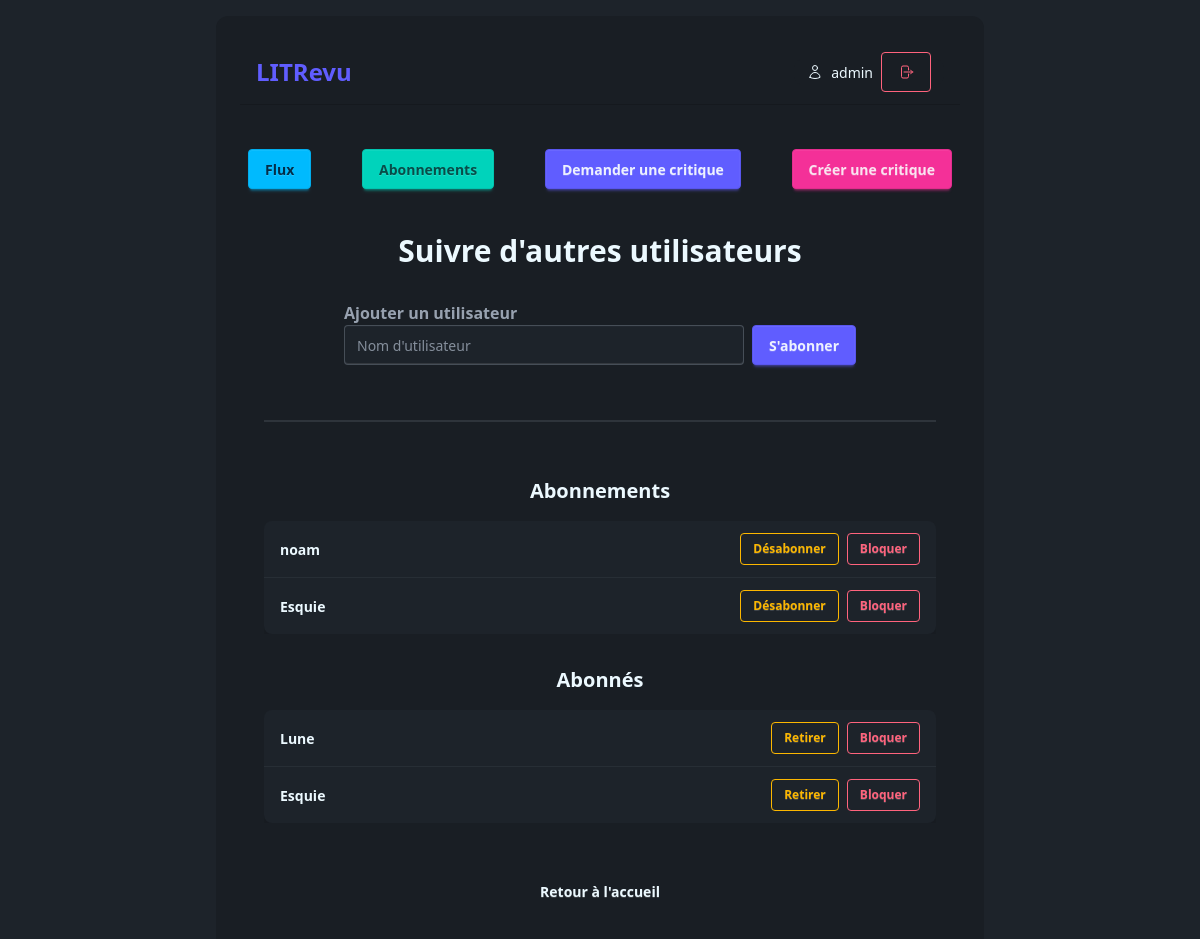
The app's page /follows/ (signed in) with its own data.
### authentication/models.py (models this page shows)
class User(AbstractUser):
    pass

### follows/models.py (models this page shows)
class UserFollows(models.Model):
    user = models.ForeignKey(
        to=settings.AUTH_USER_MODEL, on_delete=models.CASCADE, related_name="following"
    )
    followed_user = models.ForeignKey(
        to=settings.AUTH_USER_MODEL,
        on_delete=models.CASCADE,
        related_name="followed_by",
    )
    class Meta:
        constraints = [
            models.UniqueConstraint(
                fields=["user", "followed_user"], name="unique_user_follow"
            )
        ]

### follows/views.py (the view)
# urls.py: path('', views.follow_users, name='follow_users'),
@login_required
def follow_users(request):
    if request.method == "POST":
        form = FollowUserForm(request.POST)
        if form.is_valid():
            username = form.cleaned_data["username"]
            try:
                user_to_follow = User.objects.get(username=username)
                if user_to_follow == request.user:
                    messages.error(request, "Vous ne pouvez pas vous suivre vous-même.")
                elif UserBlocks.objects.filter(
                    user=user_to_follow, blocked_user=request.user
                ).exists():
                    messages.error(
                        request,
                        "Vous ne pouvez pas suivre cet utilisateur (vous avez été bloqué).",
                    )
                elif UserFollows.objects.filter(
                    user=request.user, followed_user=user_to_follow
                ).exists():
                    messages.warning(request, f"Vous suivez déjà {username}.")
                else:
                    UserFollows.objects.create(
                        user=request.user, followed_user=user_to_follow
                    )
                    messages.success(request, f"Vous suivez maintenant {username}.")
            except User.DoesNotExist:
                messages.error(request, "Cet utilisateur n'existe pas.")
            return redirect("follow_users")
    else:
        form = FollowUserForm()
    following = UserFollows.objects.filter(user=request.user)
    followers = UserFollows.objects.filter(followed_user=request.user)
    blocked_users = UserBlocks.objects.filter(user=request.user)
    return render(
        request,
        "follows/follow_users.html",
        {
            "form": form,
            "following": following,
            "followers": followers,
            "blocked_users": blocked_users,
        },
    )

### follows/forms.py (shortened to what this page needs)
class FollowUserForm(forms.Form):
    username = forms.CharField(
        label="Nom d'utilisateur",
        max_length=150,
        widget=forms.TextInput(
            attrs={
                "placeholder": "Nom d'utilisateur",
                "class": "input input-bordered w-full",
                "autocomplete": "off",
            }
        ),
    )

### follows/templates/follows/follow_users.html (shortened to what this page needs)
{% extends "base.html" %}
{% block content %}
<div class="flex flex-col items-center w-full p-6 gap-8">
    <h2 class="text-3xl font-bold text-center">Suivre d'autres utilisateurs</h2>
    <div class="w-full max-w-lg">
        <form method="post" class="flex w-full flex-col">
            <div class="flex gap-2 items-end">
                <div class="form-control w-full relative">
                    <label class="label">
                        <span class="label-text font-bold">Ajouter un utilisateur</span>
                    </label>
                    {{ form.username }}
                </div>
                <button type="submit" class="btn btn-primary">S'abonner</button>
            </div>
        </form>
    </div>
    <div class="divider"></div>
    <div class="w-full max-w-2xl">
        <h3 class="text-xl font-bold mb-4 text-center">Abonnements</h3>
        <div class="overflow-x-auto">
            <table class="table w-full bg-base-100 shadow-xl rounded-box">
                <tbody>
                    {% for follow in following %}
                    <tr class="hover">
                        <td class="font-bold">{{ follow.followed_user.username }}</td>
                        <td class="text-right flex gap-2 justify-end">
                            <form method="post" action="{% url 'unfollow_user' follow.followed_user.id %}">
                                <button type="submit" class="btn btn-sm btn-outline btn-warning">Désabonner</button>
                            </form>
                            <form method="post" action="{% url 'block_user' follow.followed_user.id %}"
                                onsubmit="return confirm('Voulez-vous vraiment bloquer cet utilisateur ?');">
                                <button type="submit" class="btn btn-sm btn-outline btn-error">Bloquer</button>
                            </form>
                        </td>
                    </tr>
                    {% empty %}
                    <tr>
                        <td colspan="2" class="text-center text-gray-500">Vous ne suivez personne pour le moment.</td>
                    </tr>
                    {% endfor %}
                </tbody>
            </table>
        </div>
    </div>
    <div class="w-full max-w-2xl">
        <h3 class="text-xl font-bold mb-4 text-center">Abonnés</h3>
        <div class="overflow-x-auto">
            <table class="table w-full bg-base-100 shadow-xl rounded-box">
                <tbody>
                    {% for follow in followers %}
                    <tr class="hover">
                        <td class="font-bold">{{ follow.user.username }}</td>
                        <td class="text-right flex gap-2 justify-end">
                            <form method="post" action="{% url 'remove_follower' follow.user.id %}"
                                onsubmit="return confirm('Voulez-vous vraiment retirer cet abonné ?');">
                                <button type="submit" class="btn btn-sm btn-outline btn-warning">Retirer</button>
                            </form>
                            <form method="post" action="{% url 'block_user' follow.user.id %}"
                                onsubmit="return confirm('Voulez-vous vraiment bloquer cet utilisateur ?');">
                                <button type="submit" class="btn btn-sm btn-outline btn-error">Bloquer</button>
                            </form>
                        </td>
                    </tr>
                    {% empty %}
                    <tr>
                        <td class="text-center text-gray-500">Personne ne vous suit pour le moment.</td>
                    </tr>
                    {% endfor %}
                </tbody>
            </table>
        </div>
    </div>
    <div class="mt-4">
        <a href="{% url 'home' %}" class="btn btn-ghost">Retour à l'accueil</a>
    </div>
</div>
{% endblock %}

### templates/base.html (shortened to what this page needs)
<!DOCTYPE html>
<html lang="en" data-theme="dark">
<head>
    <link href="https://cdn.jsdelivr.net/npm/daisyui@5" rel="stylesheet" type="text/css" />
    <script src="https://cdn.jsdelivr.net/npm/@tailwindcss/browser@4"></script>
    <link href="https://cdn.jsdelivr.net/npm/daisyui@5/themes.css" rel="stylesheet" type="text/css" />
</head>
<body>
    <div class="flex justify-center w-full">
        <div class="flex flex-col max-w-3xl w-full min-w-xs bg-base-200 rounded-xl sm:m-4 sm:p-6 p-0">
            {% if user.is_authenticated %}
            <div class="flex justify-between items-center w-full mb-6 p-4 border-b border-base-300 pb-4">
                <a href="{% url 'home' %}" class="text-2xl font-bold text-primary">LITRevu</a>
                <div class="badge badge-ghost gap-2 p-3">
                    {{ user.username }}
                    <a href="{% url 'logout' %}" class="btn btn-outline btn-error">
                    </a>
                </div>
            </div>
            <div class="flex justify-between max-w-4xl min-w-xs gap-2 items-center my-5 mx-2 sm:flex-row flex-col">
                <a href="{% url 'home' %}" class="btn btn-info w-full sm:w-auto max-w-100">Flux</a>
                <a href="{% url 'follow_users' %}" class="btn btn-accent w-full sm:w-auto max-w-100">Abonnements</a>
                <a href="{% url 'create_ticket' %}" class="btn btn-primary w-full sm:w-auto max-w-100">Demander une critique</a>
                <a href="{% url 'create_ticket_and_review' %}" class="btn btn-secondary w-full sm:w-auto max-w-100">Créer une critique</a>
            </div>
            {% endif %}
            <div class="w-full h-fit">
                {% block content %}
                {% endblock %}
            </div>
        </div>
    </div>
</body>
</html>

### records on screen
User: username "admin"
UserFollows: followed_user.username "noam"
UserFollows: followed_user.username "Esquie"
UserFollows: user.username "Lune"
UserFollows: user.username "Esquie"
